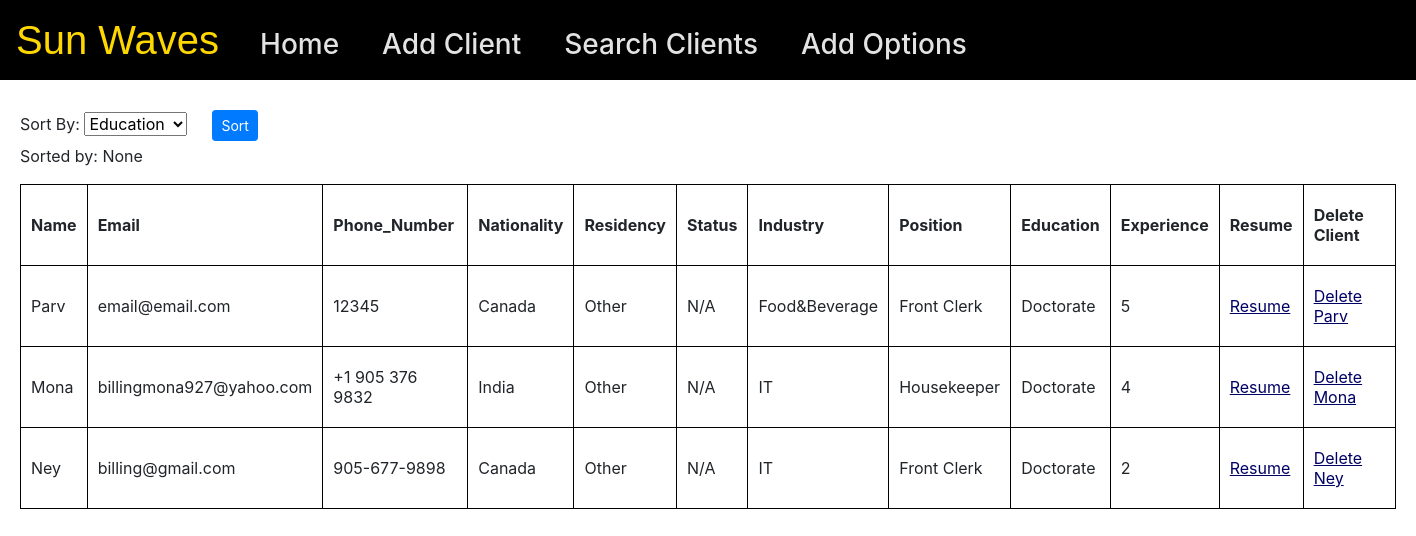
The app's page /results/Any/Any/Any/0/None/, older data.
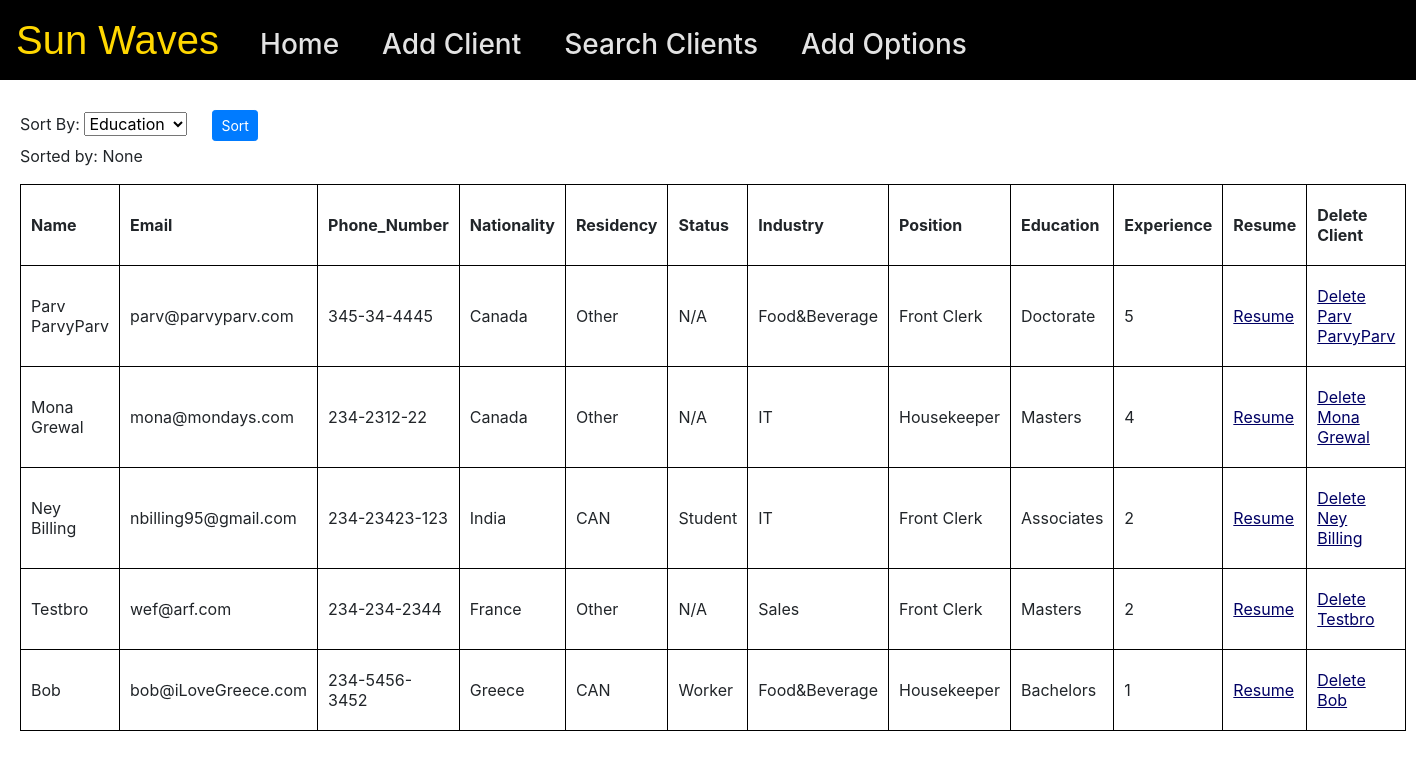
The same page, newer data.
### clients/models.py (models this page shows, shortened)
class client(models.Model):
  name = models.CharField(max_length=100)
  country = models.CharField(max_length=100)
  email = models.EmailField(max_length=100)
  phone_number = models.CharField(max_length=50)
  experience = models.IntegerField()
  industry = models.ForeignKey(industryChoices, on_delete=models.CASCADE, related_name='industries+')
  position = models.ForeignKey(positionChoices, on_delete=models.CASCADE, related_name='positions+')
  education = models.CharField(max_length=100, choices=education_choices)
  resume = models.FileField()
  residency = models.CharField(max_length=50, choices=res_choices)
  status = models.CharField(max_length=50, choices=status_choices, default='N/A')
  def __str__(self):
      return f'{self.name}'

class industryChoices(models.Model):
  ind = models.CharField(max_length=100)

class positionChoices(models.Model):
  pos = models.CharField(max_length=100)

### clients/views.py (the view)
# urls.py: path('results/<str:ind>/<str:pos>/<str:res>/<int:exp>/<str:sort>/', search_results_view, name='results'),
def search_results_view(request, ind, pos, res, exp, sort):
  query = client.objects.all()
  if ind != 'Any':
    query = query.filter(industry__ind=ind)
  if pos != 'Any':
    query = query.filter(position__pos=pos)
  if res != 'Any':
    query = query.filter(residency=res)
  if exp != 0:
    query = query.filter(experience__gte=exp)
  if sort != 'None':
    query = query.order_by(sort, '-experience')
  else:
    query = query.order_by('-experience')
  if request.method == 'POST':
    sort = request.POST.get('sort')
    return redirect('results', ind, pos, res, exp, sort)
  context = {
    'query': query,
    'sorted': sort
  }
  return render(request, 'searchResults.html', context)

### templates/searchResults.html (shortened to what this page needs)
{%extends 'base.html'%}
{%block content%}
<div id=client>
{%if not query %}
<p>No Results</p>
{%else%}
<form action="" method="post">
<label for="sort">Sort By: </label>
<select name="sort" id="sort">
  <option value="-education">Education</option>
</select> &emsp;
<button type="submit" class="btn btn-primary btn-sm">Sort</button>
<p>Sorted by: {{sorted}}</p>
</form>
<table>
  <tr>
    <th>Name</th>
    <th>Email</th>
    <th>Phone_Number</th>
    <th>Nationality</th>
    <th>Residency</th>
    <th>Status</th>
    <th>Industry</th>
    <th>Position</th>
    <th>Education</th>
    <th>Experience</th>
    <th>Resume</th>
    <th>Delete Client</th>
  </tr>
{%for q in query%}
<tr>
<td>{{q}}</td>
<td>{{q.email}}</td>
<td>{{q.phone_number}}</td>
<td>{{q.country}}</td>
<td>{{q.residency}}</td>
<td>{{q.status}}</td>
<td>{{q.industry.ind}}</td>
<td>{{q.position.pos}}</td>
{%if q.education == 'A'%}
<td>High School</td>
{%elif q.education == 'B'%}
<td>Associates</td>
{%elif q.education == 'C'%}
<td>Bachelors</td>
{%elif q.education == 'D'%}
<td>Masters</td>
{%else%}
<td>Doctorate</td>
{%endif%}
<td>{{q.experience}}</td>
<td><a target="_blank" href="{{q.resume.url}}" style="color: rgb(0, 0, 100); text-decoration: underline;">Resume</a target="_blank" ></td>
<td><a href="{%url 'delete' q.id%}" style="color: rgb(0, 0, 100); text-decoration: underline;">Delete {{q}}</a></td>
</tr>
{%endfor%}
</table>
{%endif%}
</div>
{%endblock%}

### templates/base.html (shortened to what this page needs)
<!DOCTYPE html>
<html lang="en">
<head>
  <link rel="stylesheet" href="https://stackpath.bootstrapcdn.com/bootstrap/4.1.3/css/bootstrap.min.css">
</head>
</head>
<body>
  <div id = nav>
    <h1 style="color: gold; font-family:'Trebuchet MS', 'Lucida Sans Unicode', 'Lucida Grande', 'Lucida Sans', Arial, sans-serif; display: inline;">Sun Waves</h1>
    <h3 style="display: inline;"><a href="{%url 'home'%}">Home</a> &emsp;
    <a href="{%url 'create-client'%}">Add Client</a> &emsp;
    <a href="{%url 'search'%}">Search Clients</a> &emsp;
    <a href="{%url 'add-options'%}">Add Options</a></h3>
  </div>
  {%block content%}{%endblock%}
</body>
</html>

### templates/searchResults.html (style rules this page uses)
#client { margin: 30px 20px; }
table, th, td { border: 1px solid black; border-collapse: collapse; }
th, td { padding: 20px 10px; }

### templates/base.html (style rules this page uses)
#nav { background-color: black; padding: 1em; color: silver; }
#link, a:link, a:visited { color: rgb(227, 227, 227); }

Row changes from the older to the newer data that the page shows:
removed client: name "Parv", email "email@email.com", phone_number "12345", country "Canada", residency "Other", status "N/A", industry.ind "Food&Beverage", position.pos "Front Clerk", education "Doctorate", experience "5"
removed client: name "Mona", email "billingmona927@yahoo.com", phone_number "+1 905 376 9832", country "India", residency "Other", status "N/A", industry.ind "IT", position.pos "Housekeeper", education "Doctorate", experience "4"
removed client: name "Ney", email "billing@gmail.com", phone_number "905-677-9898", country "Canada", residency "Other", status "N/A", industry.ind "IT", position.pos "Front Clerk", education "Doctorate", experience "2"
added client: name "Parv ParvyParv", email "parv@parvyparv.com", phone_number "345-34-4445", country "Canada", residency "Other", status "N/A", industry.ind "Food&Beverage", position.pos "Front Clerk", education "Doctorate", experience "5"
added client: name "Mona Grewal", email "mona@mondays.com", phone_number "234-2312-22", country "Canada", residency "Other", status "N/A", industry.ind "IT", position.pos "Housekeeper", education "Masters", experience "4"
added client: name "Ney Billing", email "nbilling95@gmail.com", phone_number "234-23423-123", country "India", residency "CAN", status "Student", industry.ind "IT", position.pos "Front Clerk", education "Associates", experience "2"
added client: name "Testbro", email "wef@arf.com", phone_number "234-234-2344", country "France", residency "Other", status "N/A", industry.ind "Sales", position.pos "Front Clerk", education "Masters", experience "2"
added client: name "Bob", email "bob@iLoveGreece.com", phone_number "234-5456-3452", country "Greece", residency "CAN", status "Worker", industry.ind "Food&Beverage", position.pos "Housekeeper", education "Bachelors", experience "1"
